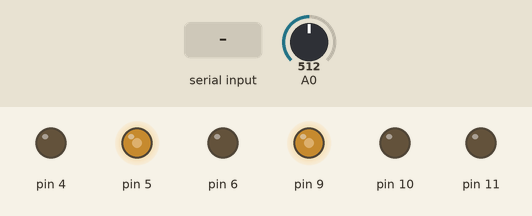
This sketch was run on a simulated Arduino Uno, built with avr-gcc and run on an emulated ATmega328P. Shown: output pins drawn as LEDs (lit = HIGH). The inputs (shaded band) are chosen by the test bench; at power-on: A0 = 512.

Above: at 1.2 s.
1.3 s: A0 set to 716
At 2.0 s:
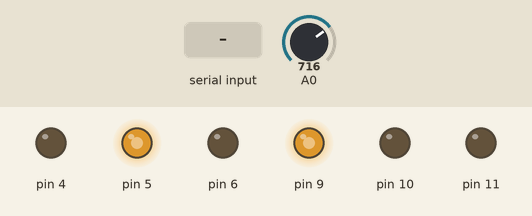
2.8 s: "F" received over Serial
At 3.2 s:
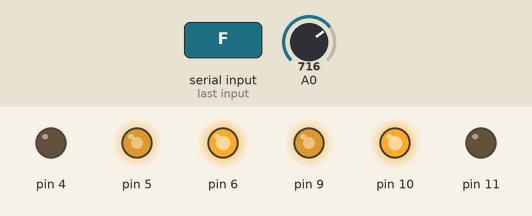
4.3 s: "R" received over Serial
At 5.5 s:
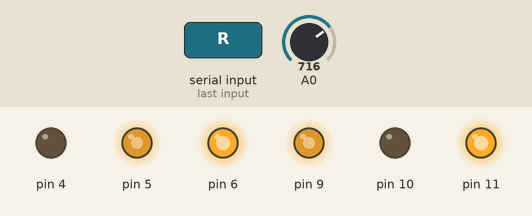
5.8 s: A0 set to 900
At 6.6 s:
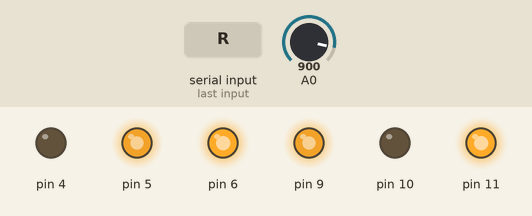
7.3 s: "L" received over Serial
At 7.8 s:
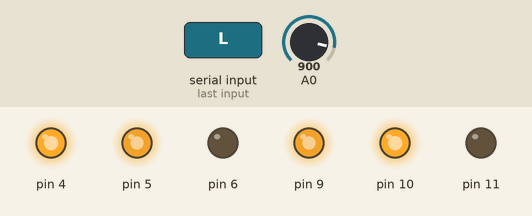
8.8 s: "G" received over Serial
At 10.1 s:
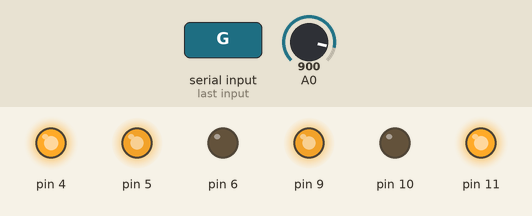
Timing chart, 0 to 11.3 s (numbered marks = the images above; inputs shaded):
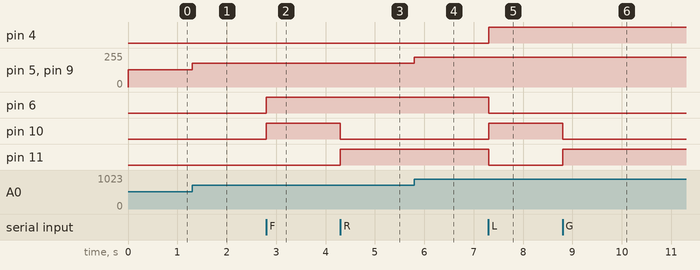

Measured:
- after the input at 1.3 s, pin 5, pin 9: 128/255 → 179/255 at once
- after the input at 2.8 s, pin 6, pin 10: LOW → HIGH at once
- after the input at 4.3 s, pin 10: HIGH → LOW at once; pin 11: LOW → HIGH at once
- after the input at 5.8 s, pin 5, pin 9: 179/255 → 225/255 at once
- after the input at 7.3 s, pin 4, pin 10: LOW → HIGH at once; pin 6, pin 11: HIGH → LOW at once
- after the input at 8.8 s, pin 10: HIGH → LOW at once; pin 11: LOW → HIGH at once

The sketch:

Bluetooth.ino
```cpp
// 5th pin 3 and 4th mototr red
//9th pin 1 and 2 motor dark green
int A=9; // dark green
int B=5;
int speed;


char input;     // to store input character received via BT.

void setup()
{
  Serial.begin(9600);
  pinMode(4, OUTPUT);
  pinMode(6, OUTPUT);
  pinMode(10, OUTPUT);
  pinMode(11, OUTPUT);
  pinMode(5, OUTPUT);
  pinMode(9, OUTPUT);

  }

void loop()
{
  int potentiometer = analogRead(A0);
  int potent = potentiometer/4;

   analogWrite(5, potent);
   analogWrite(9, potent);

  speed = 255;
  while(Serial.available())
  {
    input =Serial.read();
    if(input == 'F')
    {
      right();//left
    }

    else if (input== 'R')
    {
        backward();


    }

    else if (input== 'L')
    {
      forward();


    }

    else if (input== 'G')
    {
      left();


    }
 else if (input== 'S')
    {
      stop();


    }


  }

}
void forward()
  {
  digitalWrite(6, LOW	);
  digitalWrite(4, HIGH);
  digitalWrite(10, HIGH);
  digitalWrite(11, LOW);
}

void stop()
  {
  digitalWrite(6, LOW	);
  digitalWrite(4, LOW);
  digitalWrite(10, LOW);
  digitalWrite(11, LOW);
}

void backward()
  {
  digitalWrite(6, HIGH	);
  digitalWrite(4, LOW);
  digitalWrite(10, LOW);
  digitalWrite(11, HIGH);
}

void right()
  {
  digitalWrite(6, HIGH	);
  digitalWrite(4, LOW);
  digitalWrite(10, HIGH);
  digitalWrite(11, LOW);
}

void left()
  {
  digitalWrite(6, LOW	);
  digitalWrite(4, HIGH);
  digitalWrite(10, LOW);
  digitalWrite(11, HIGH);
}
```
